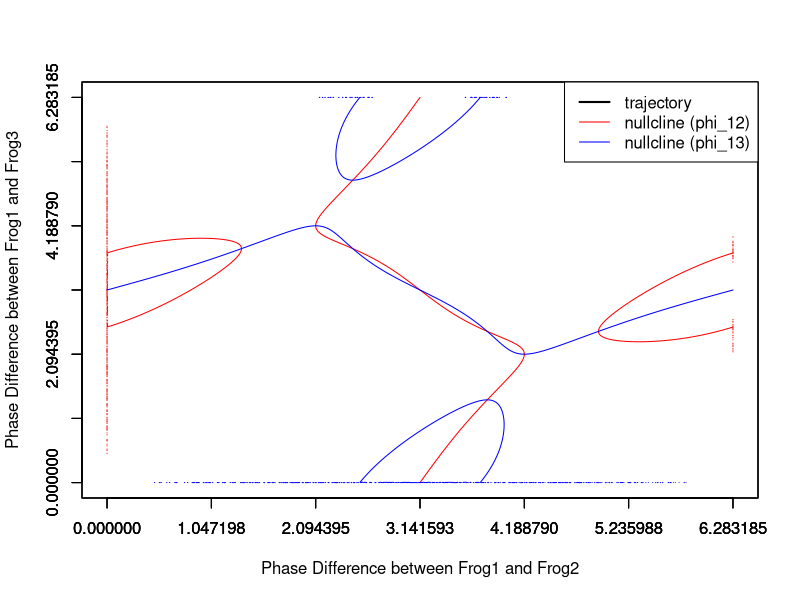

The R source for this figure:
num <- 3 # 考えている個体数
data <- read.csv("output_theta.csv", header = T)

# ヌルクラインを描く
# 陰関数の描き方について，参考: http://blog.goo.ne.jp/r-de-r/e/ff2399cb40043afca226208e8fefaec9
K <- 1.0
gamma <- 0.25
phi12 <- seq(0, 2*pi, length = 1000)
phi13 <- seq(0, 2*pi, length = 1000)
Dphi12Dt <- matrix(0, 1000, 1000)
Dphi13Dt <- matrix(0, 1000, 1000)
for (i in 1:1000){
	for (j in 1:1000){
		Dphi12Dt[i,j] <- 2 * K * (sin(phi12[i]) - gamma * sin(2 * phi12[i])) +  K * (sin(phi13[j]) - gamma * sin(2*phi13[j]) + sin(phi12[i]-phi13[j]) - gamma * sin(2*(phi12[i]-phi13[j])))
		Dphi13Dt[i,j] <- 2 * K * (sin(phi13[j]) - gamma * sin(2 * phi13[j])) +  K * (sin(phi12[i]) - gamma * sin(2*phi12[i]) + sin(phi13[j]-phi12[i]) - gamma * sin(2*(phi13[j]-phi12[i])))
	}
}
span.phi12 <- c(0,2*pi)
span.phi13 <- c(0,2*pi)
png(filename = "plot_PhasePlane.png", height = 1000, width = 1000, res = 144)
contour(phi12, phi13, Dphi12Dt, drawlabels = FALSE, levels = 0, col = "red", xlab = "Phase Difference between Frog1 and Frog2", ylab = "Phase Difference between Frog1 and Frog3", xlim = span.phi12, ylim = span.phi13, xaxp = c(span.phi12, 6), yaxp = c(span.phi13, 6))
par(new=T)
contour(phi12, phi13, Dphi13Dt, drawlabels = FALSE, levels = 0, col = "blue", xlab = "", ylab = "", xlim = span.phi12, ylim = span.phi13, xaxp = c(span.phi12, 6), yaxp = c(span.phi13, 6))

# 相平面
if (num >= 3){
	par(new=T)
	plot(data$PhaseDifference.1_2., data$PhaseDifference.1_3., type = "l", lwd = 2, xlab = "", ylab = "", xlim = span.phi12, ylim = span.phi13, xaxp = c(span.phi12, 6), yaxp = c(span.phi13, 6))
}
legend.names <- c("trajectory", "nullcline (phi_12)", "nullcline (phi_13)")
legend.lwd <- c(2,1,1)
legend.col <- c("black", "red", "blue")
legend("topright", legend = legend.names, lwd = legend.lwd, col = legend.col)
dev.off()
